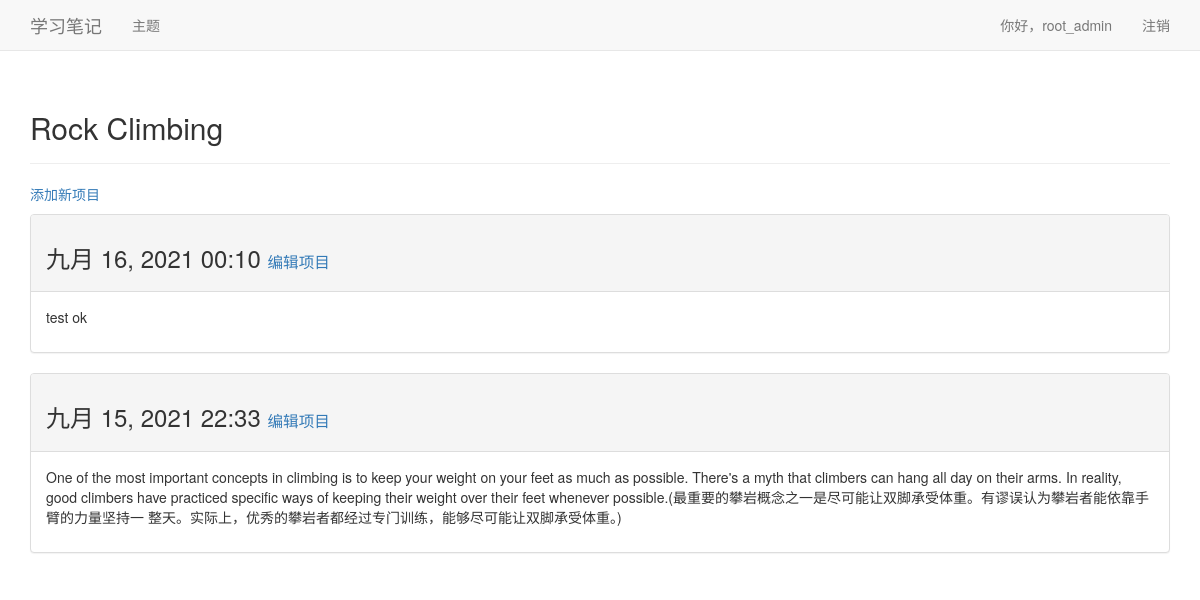
The page /topics/2/ (signed in) on the database its author committed.
### learning_logs/models.py (models this page shows, shortened)
class Topic(models.Model):
  text = models.CharField(max_length=200)
  data_added = models.DateTimeField(auto_now_add=True)
  owner = models.ForeignKey(User, on_delete=models.CASCADE)
  def __str__(self):
    return self.text

class Entry(models.Model):
  topic = models.ForeignKey(Topic, on_delete=models.CASCADE)
  text = models.TextField()
  data_added = models.DateTimeField(auto_now_add=True)
  class Meta:
    verbose_name_plural = 'entries'

### learning_logs/views.py (the view)
# urls.py: path('topics/<topic_id>/', views.topic, name='topic'),
@login_required
def topic(request, topic_id):
  topic = Topic.objects.get(id=topic_id)
  check_topic_owner(request, topic)
  entries = topic.entry_set.order_by('-data_added')
  context = {'topic': topic, 'entries': entries}
  return render(request, 'learning_logs/topic.html', context)

### learning_logs/views.py (called while the page is built)
def check_topic_owner(request, topic):
  if topic.owner != request.user:
    raise Http404

### learning_logs/templates/learning_logs/topic.html
{% extends 'learning_logs/base.html' %}
{% block header %}
<h2>{{ topic }}</h2>
{% endblock header %}
{% block content %}
<p>
  <a href="{% url 'new_entry' topic.id %}">添加新项目</a>
</p>
{% for entry in entries %}
<div class="panel panel-default">
  <div class="panel-heading">
    <h3>
      {{ entry.data_added|date:'M d, Y H:i' }}
      <small>
        <a href="{% url 'edit_entry' entry.id %}">编辑项目</a>
      </small>
    </h3>
  </div>
  <div class="panel-body">
    {{ entry.text|linebreaks }}
  </div>
</div>
{% empty %}
主题还没有项目。
{% endfor %}
{% endblock content %}

### learning_logs/templates/learning_logs/base.html (shortened to what this page needs)
{% load bootstrap3 %}
<!DOCTYPE html>
<html lang="zh-cmn-Hans">
<head>
  {% bootstrap_css %}
</head>
<body>
  <nav class="navbar navbar-default navbar-static-top">
    <div class="container">
      <div class="navbar-header">
        <a class="navbar-brand" href="{% url 'index' %}">学习笔记</a>
      </div>
      <div id="navbar" class="navbar-collapse collapse">
        <ul class="nav navbar-nav">
          <li><a href="{% url 'topics' %}">主题</a></li>
        </ul>
        <ul class="nav navbar-nav navbar-right">
          {% if user.is_authenticated %}
            <li><a>你好，{{ user.username }}</a></li>
            <li><a href="{% url 'logout' %}">注销</a></li>
          {% else %}
            <li><a href="{% url 'register' %}">注册</a></li>
            <li><a href="{% url 'login' %}">登录</a></li>
          {% endif %}
        </ul>
      </div>
    </div>
  </nav>
  <div class="container">
    <div class="page-header">
      {% block header %}{% endblock header %}
    </div>
    <div>
      {% block content %}{% endblock content %}
    </div>
  </div>
</body>
</html>

### rows shown on the page
Topic: text "Rock Climbing"
Entry: data_added "九月 16, 2021 00:10", text "test ok"
Entry: data_added "九月 15, 2021 22:33", text "One of the most important concepts in climbing is to keep your weight on your feet as much as possible. There's a myth that climbers can hang all day on their arms. In reality, good climbers have practiced specific ways of keeping their weight over their feet whenever possible.(最重要的攀岩概念之一是尽可能让双脚承受体重。有谬误认为攀岩者能依靠手臂的力量坚持一 整天。实际上，优秀的攀岩者都经过专门训练，能够尽可能让双脚承受体重。)"

### other values the page prints
{{ user.username }} "root_admin"
